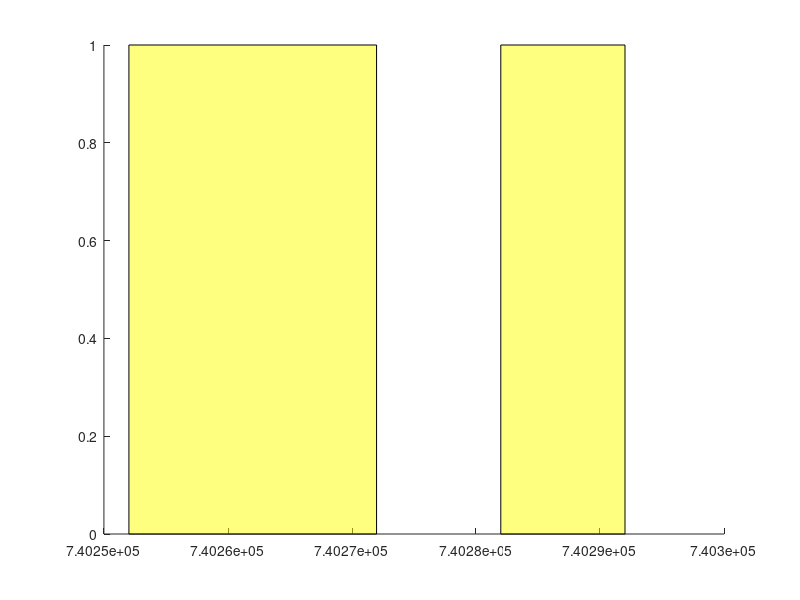

Source code (MATLAB):
function h=ShadePlotForEmpahsis( x,colors,alphas)
% ShadePlotForEmpahsis
% Plots a shaded bar for emphasis as commonly seen on cconomic charts
%
% INPUTS:
%  x     where the bar is placed.   If you want a bar from x=4:8 then
%        use [4 8].  If you want x=[4:8,10:20] then use {4:8,10:20}
% colors Use 'y' to make all bars yellow.  Use {'y','g','r'} for
%        yellow, green and red bars.
% alphas Use 0.5 if you want all bars to be translucent.  Use {0,.5,1}
%        for transparent, translucet and opaque bars.
%
% USAGE:
% % DEFINE DATA
% P=[ ...
% 98 98 94 91 84 83 82 87 88 89 91 91 90 89 89 90 91 91 87 86 87 84 79 80 ...
% 85 86 86 85 93 93 93 93 97 97 95 93 93 94 95 96 96 92 89 90 91 91 91 92 ...
% 93 95 99 98 99 97 95 95 94 90 92 93 93 95 94 95 93 92 92 92 91 90 89 89 ...
% 90 89 90 89 88 84 84 83 84 85 85 84 82 82 82 79 80 79 80 78 78 81 83 82 ...
% 81 79 77 77 78 77 78 79 79 81 81 81 78 78 78 78 77 78 79 79 79 79 81 85 ...
% 86 86 86 87 85 84 85 86 88 88 90 88 88 87 86 86 85 87 87 87 86 85 84 83 ...
% 82 81 81 82 81 80 82 81 79 80 81 80 80 79 85 85 82 83 84 85 86 87 86 86 ...
% 85 85 85 83 79 81 83 83 84 82 80 80 80 80 84 81 80 76 71 70 70 69 69 68 ...
% 67 68 68 68 67 68 68 70 70 72 72 71 69 68 68 68 67 68 67 66 67 67 67 66 ...
% 65 66 65 62 60 60 59 59 59 59 65 66 63 65 68 68 68 68 69 73 74 71 71 69 ...
% 71 72 72 76 76 74 77 80 82 80 78 80 80 80 80 81 80 79 77];
% T=today-length(P)+1:today;
% Y={today-[13 74],today-[142 172]};
% G={today-[30 51]};
%
% % PLOT THE DATA
% plot(T,P);
% datetick;
% line(get(gca,'Xlim'),[80 80])
% line(get(gca,'Xlim'),[68 68])%
% title({'ShadePlotForEmphasis','(P<80 yellow, P<68 green)'});
%
% % DRAW SOME YELLOW BARS
% ShadePlotForEmpahsis(Y,'y',0.5);
%
% % DRAW A GREEN BAR
% ShadePlotForEmpahsis(G,'g',0.5);
%
%
% | ##  _#__/
% | ##  / #
% | ## / #
% | /#\_/  #
% |/ ##   #
% |__##_____#_____
%
% IT'S NOT FANCY BUT IT WORKS

% Michael Robbins
% robbins@bloomberg.net
% michael.robbins@us.cibc.com

if nargin<1
   x={[today-50 today-30],[today-20 today-10]};
end;
if nargin<2 colors='y'; end;
if nargin<2 alphas=.5; end;

if ~iscell( x)  x={ x}; end;
if ~iscell(colors) colors={colors}; end;
if ~iscell(alphas) alphas={alphas}; end;

if length(colors)>length( x) colors=colors(1:length( x)); end;
if length(colors)<length( x) t=colors{1}; colors=[]; for i=1:length( x) colors{i}=t; end; end;

if length(alphas)>length( x) alphas=alphas(1:length( x)); end;
if length(alphas)<length( x) t=alphas{1}; alphas=[]; for i=1:length( x) alphas{i}=t; end; end;

for i=1:length( x)
    if ischar(colors{i})
  h(i)=patch([repmat( x{i}(1),1,2) repmat( x{i}(2),1,2)], ...
    [get(gca,'YLim') fliplr(get(gca,'YLim'))], ...
    [0 0 0 0],colors{i});
    set(h(i),'FaceAlpha',alphas{i});
    else
  h(i)=patch([repmat( x{i}(1),1,2) repmat( x{i}(2),1,2)], ...
    [get(gca,'YLim') fliplr(get(gca,'YLim'))], ...
    [0 0 0 0],'FaceColor',colors{i});
    set(h(i),'FaceAlpha',alphas{i});
    end
end;
